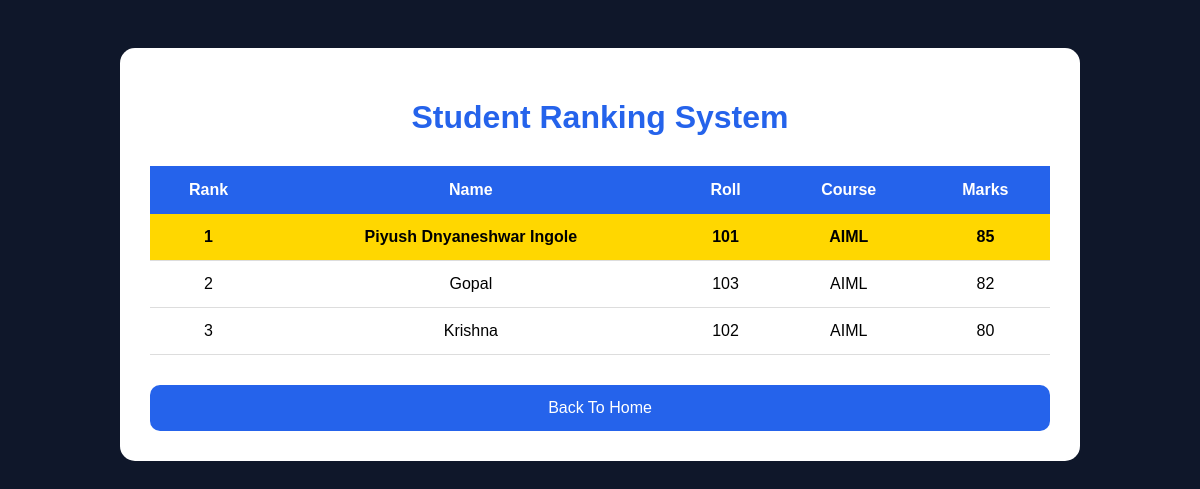
Page /ranking on the committed database.
### tables this page shows
CREATE TABLE students(
        id INTEGER PRIMARY KEY AUTOINCREMENT,
        name TEXT,
        roll TEXT,
        course TEXT,
        marks INTEGER,

        ai INTEGER DEFAULT 0,
        ml INTEGER DEFAULT 0,
        dsa INTEGER DEFAULT 0,
        python INTEGER DEFAULT 0,
        algorithm INTEGER DEFAULT 0,

        photo TEXT
    );

### app.py (the view)
@app.route('/ranking')
def ranking():
    conn = sqlite3.connect('students.db')
    cursor = conn.cursor()
    cursor.execute(
        """
        SELECT * FROM students
        ORDER BY marks DESC
        """
    )
    students = cursor.fetchall()
    conn.close()
    return render_template(
        'ranking.html',
        students=students
    )

### templates/ranking.html (shortened to what this page needs)
<!DOCTYPE html>
<html lang="en">
<head>
</head>
<body>
    <div class="container">
        <h1>Student Ranking System</h1>
        <table>
            <tr>
                <th>Rank</th>
                <th>Name</th>
                <th>Roll</th>
                <th>Course</th>
                <th>Marks</th>
            </tr>
            {% for student in students %}
            <tr
            {% if loop.index == 1 %}
                class="topper"
            {% endif %}
            >
                <td>{{ loop.index }}</td>
                <td>{{ student[1] }}</td>
                <td>{{ student[2] }}</td>
                <td>{{ student[3] }}</td>
                <td>{{ student[4] }}</td>
            </tr>
            {% endfor %}
        </table>
        <a href="/home" class="btn">
            Back To Home
        </a>
    </div>
</body>
</html>

### templates/ranking.html (style rules this page uses)
body { font-family:Arial; background:#0f172a; padding:40px; color:white; }
.container { width:900px; margin:auto; background:white; color:black; padding:30px; border-radius:15px; }
h1 { text-align:center; color:#2563eb; margin-bottom:30px; }
table { width:100%; border-collapse:collapse; }
th { background:#2563eb; color:white; padding:15px; }
td { padding:14px; text-align:center; border-bottom:1px solid #ddd; }
.topper { background:gold; font-weight:bold; }
.btn { display:block; margin-top:30px; text-align:center; text-decoration:none; background:#2563eb; color:white; padding:14px; border-radius:10px; }

### rows in the picture
students: name "Piyush Dnyaneshwar Ingole", roll "101", course "AIML", marks "85"
students: name "Gopal", roll "103", course "AIML", marks "82"
students: name "Krishna", roll "102", course "AIML", marks "80"
